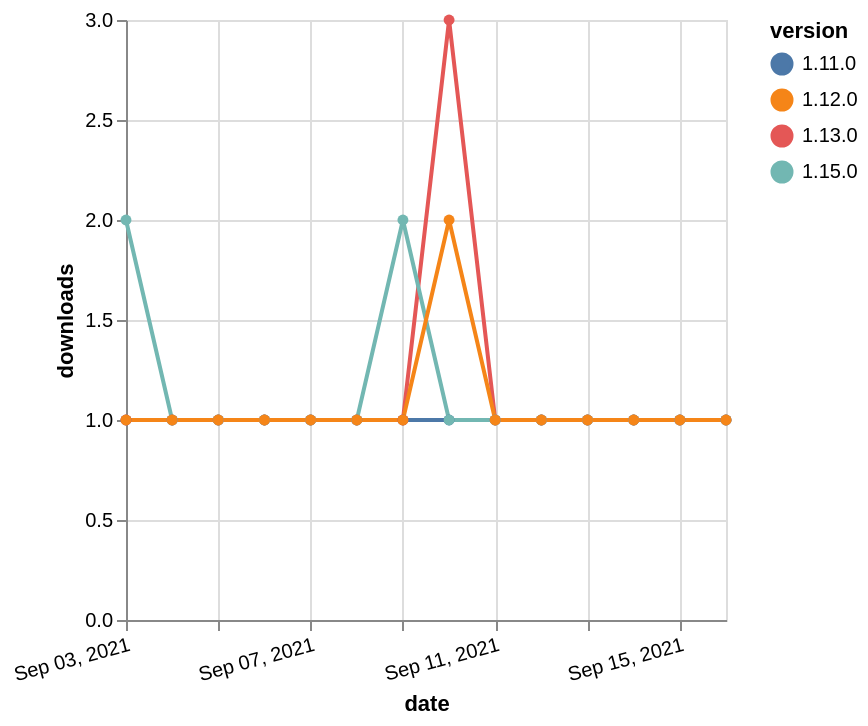

The specification (Vega-Lite) saved for this image:
### Vega-Lite specification from a JSON file in a GitHub repository (floating-point values rounded to 4 significant figures)
{"$schema": "https://vega.github.io/schema/vega-lite/v5.json", "description": "A simple bar chart with embedded data.", "data": {"values": [{"date": "2021-09-03", "total": 217, "delta": 1, "version": "1.11.0"}, {"date": "2021-09-04", "total": 218, "delta": 1, "version": "1.11.0"}, {"date": "2021-09-05", "total": 219, "delta": 1, "version": "1.11.0"}, {"date": "2021-09-06", "total": 220, "delta": 1, "version": "1.11.0"}, {"date": "2021-09-07", "total": 221, "delta": 1, "version": "1.11.0"}, {"date": "2021-09-08", "total": 222, "delta": 1, "version": "1.11.0"}, {"date": "2021-09-09", "total": 223, "delta": 1, "version": "1.11.0"}, {"date": "2021-09-10", "total": 224, "delta": 1, "version": "1.11.0"}, {"date": "2021-09-11", "total": 225, "delta": 1, "version": "1.11.0"}, {"date": "2021-09-12", "total": 226, "delta": 1, "version": "1.11.0"}, {"date": "2021-09-13", "total": 227, "delta": 1, "version": "1.11.0"}, {"date": "2021-09-14", "total": 228, "delta": 1, "version": "1.11.0"}, {"date": "2021-09-15", "total": 229, "delta": 1, "version": "1.11.0"}, {"date": "2021-09-16", "total": 230, "delta": 1, "version": "1.11.0"}, {"date": "2021-09-03", "total": 286, "delta": 1, "version": "1.13.0"}, {"date": "2021-09-04", "total": 287, "delta": 1, "version": "1.13.0"}, {"date": "2021-09-05", "total": 288, "delta": 1, "version": "1.13.0"}, {"date": "2021-09-06", "total": 289, "delta": 1, "version": "1.13.0"}, {"date": "2021-09-07", "total": 290, "delta": 1, "version": "1.13.0"}, {"date": "2021-09-08", "total": 291, "delta": 1, "version": "1.13.0"}, {"date": "2021-09-09", "total": 292, "delta": 1, "version": "1.13.0"}, {"date": "2021-09-10", "total": 295, "delta": 3, "version": "1.13.0"}, {"date": "2021-09-11", "total": 296, "delta": 1, "version": "1.13.0"}, {"date": "2021-09-12", "total": 297, "delta": 1, "version": "1.13.0"}, {"date": "2021-09-13", "total": 298, "delta": 1, "version": "1.13.0"}, {"date": "2021-09-14", "total": 299, "delta": 1, "version": "1.13.0"}, {"date": "2021-09-15", "total": 300, "delta": 1, "version": "1.13.0"}, {"date": "2021-09-16", "total": 301, "delta": 1, "version": "1.13.0"}, {"date": "2021-09-03", "total": 113, "delta": 2, "version": "1.15.0"}, {"date": "2021-09-04", "total": 114, "delta": 1, "version": "1.15.0"}, {"date": "2021-09-05", "total": 115, "delta": 1, "version": "1.15.0"}, {"date": "2021-09-06", "total": 116, "delta": 1, "version": "1.15.0"}, {"date": "2021-09-07", "total": 117, "delta": 1, "version": "1.15.0"}, {"date": "2021-09-08", "total": 118, "delta": 1, "version": "1.15.0"}, {"date": "2021-09-09", "total": 120, "delta": 2, "version": "1.15.0"}, {"date": "2021-09-10", "total": 121, "delta": 1, "version": "1.15.0"}, {"date": "2021-09-11", "total": 122, "delta": 1, "version": "1.15.0"}, {"date": "2021-09-12", "total": 123, "delta": 1, "version": "1.15.0"}, {"date": "2021-09-13", "total": 124, "delta": 1, "version": "1.15.0"}, {"date": "2021-09-14", "total": 125, "delta": 1, "version": "1.15.0"}, {"date": "2021-09-15", "total": 126, "delta": 1, "version": "1.15.0"}, {"date": "2021-09-16", "total": 127, "delta": 1, "version": "1.15.0"}, {"date": "2021-09-03", "total": 174, "delta": 1, "version": "1.12.0"}, {"date": "2021-09-04", "total": 175, "delta": 1, "version": "1.12.0"}, {"date": "2021-09-05", "total": 176, "delta": 1, "version": "1.12.0"}, {"date": "2021-09-06", "total": 177, "delta": 1, "version": "1.12.0"}, {"date": "2021-09-07", "total": 178, "delta": 1, "version": "1.12.0"}, {"date": "2021-09-08", "total": 179, "delta": 1, "version": "1.12.0"}, {"date": "2021-09-09", "total": 180, "delta": 1, "version": "1.12.0"}, {"date": "2021-09-10", "total": 182, "delta": 2, "version": "1.12.0"}, {"date": "2021-09-11", "total": 183, "delta": 1, "version": "1.12.0"}, {"date": "2021-09-12", "total": 184, "delta": 1, "version": "1.12.0"}, {"date": "2021-09-13", "total": 185, "delta": 1, "version": "1.12.0"}, {"date": "2021-09-14", "total": 186, "delta": 1, "version": "1.12.0"}, {"date": "2021-09-15", "total": 187, "delta": 1, "version": "1.12.0"}, {"date": "2021-09-16", "total": 188, "delta": 1, "version": "1.12.0"}]}, "width": "container", "mark": {"type": "line", "point": {"filled": true}}, "encoding": {"x": {"field": "date", "type": "temporal", "timeUnit": "yearmonthdate", "title": "date", "axis": {"labelAngle": -15}}, "y": {"field": "delta", "type": "quantitative", "title": "downloads"}, "color": {"field": "version", "type": "nominal"}, "tooltip": {"field": "delta"}}}
